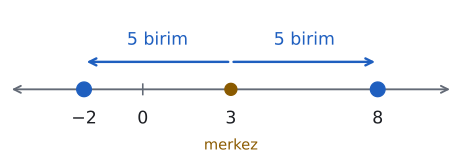

Recreate this plot in Python.
import sys; sys.path.insert(0, "tools")
from cizim import *

# |x − 3| = 5: 3'e uzaklığı 5 olan iki nokta (−2 ve 8).
fig, ax = sekil(6, 1.9)
sayi_dogrusu(ax, -4, 10, isaretler=[-2, 0, 3, 8])
ax.set_ylim(-0.9, 1.25)
ax.plot(3, 0, "o", color=SARI, markersize=9, zorder=5)
for x in (-2, 8):
    ax.plot(x, 0, "o", color=MAVI, markersize=11, zorder=5)
for a, b in ((3, -2), (3, 8)):
    ax.annotate("", xy=(b, 0.42), xytext=(a, 0.42), arrowprops=dict(arrowstyle="->", color=MAVI, lw=1.8))
    ax.text((a + b) / 2, 0.62, "5 birim", ha="center", va="bottom", color=MAVI, fontsize=13)
ax.text(3, -0.75, "merkez", ha="center", va="top", color=SARI, fontsize=11)
kaydet(fig, __file__)
